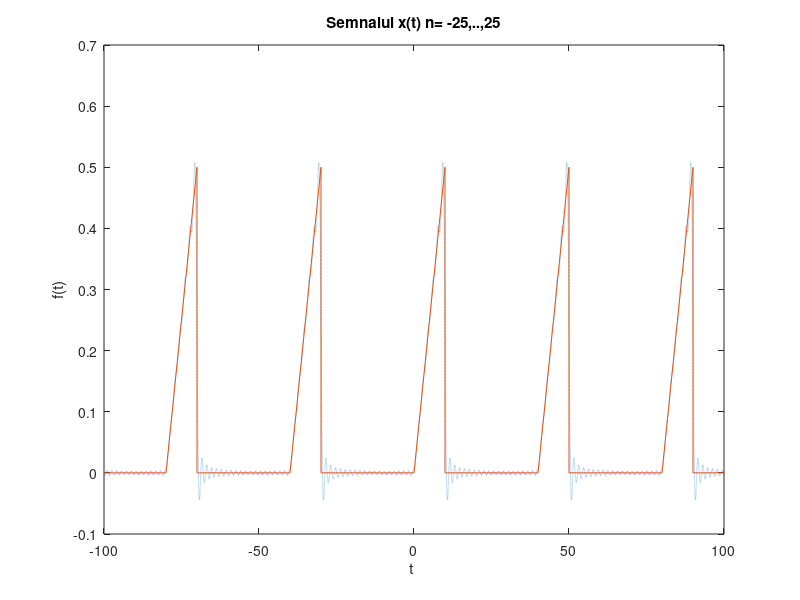
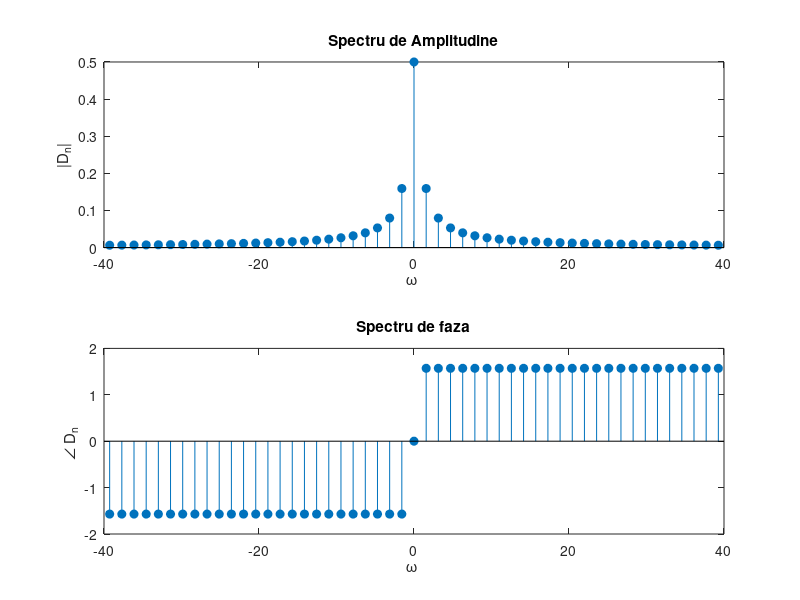

MATLAB code for these plots, in order:
P = 40; wo = 2*pi/P;			

x0 = 1/16				

t = -100:0.001:100;				

N = 25;			% Avem 50 de coeficienti (de la -25 pana la 25)
   
   x = x0*ones(size(t));		%
   
   for k = -N:-1,			% termeni negativi
      Xk =2*(exp(-j*k*wo*10)*(-10*j*k*wo+exp(10*j*wo*k)-1))/(j*j*k*k*wo*wo*P*P);       
                            % am calculat integrala pentru o functie: 
                            % f={-2A*t/T, pt t intre 0 si 10
                            %     si 0 in rest              
      x = x + real(Xk*exp(j*k*wo*t));	%reconstruirea semnalului
   end;
   
   for k = 1:N,			% termeni pozitivi
      Xk =2*(exp(-j*k*wo*10)*(-10*j*k*wo+exp(10*j*wo*k)-1))/(j*j*k*k*wo*wo*P*P);               
      x = x + real(Xk*exp(j*k*wo*t));	
   end;

   plot(t,x,':');			
   hold on;
   plot([ -100 -80 -70 -70 -40 -30 -30 0 10 10 40 50 50 80 90 90 100 ],[ 0 0 0.5 0  0 0.5 0 0 0.5 0 0 0.5 0 0 0.5 0 0 ],'-'); %semnalul initial
   hold off;
   hold off;
   xlabel('t ');
   ylabel('f(t)');
   titlevec = ['Semnalul x(t) n= ' num2str(-N),',..,',num2str(N)];
   title(titlevec);
   

clear;					
figure(2); clf;			

P = 4; wo = 2*pi/P;			

D0 = 0.5;				

i = 1;					% vector pentru a memora Dn si w

for k = -25:-1,				
   Xk(i) = j/(2*pi*k)                  
   w(i) = k*wo;				
	i = i + 1;			
end;

Xk(i) = D0
w(i) = 0;	

i = i + 1;				

for k = 1:25			
   Xk(i) = j/(2*pi*k)                 
   w(i) = k*wo;				
   i = i + 1;				
end;
   
subplot(2,1,1);				% spectru semnalului
stem(w,abs(Xk),'filled');
xlabel('\omega ');
ylabel('|D_n|');
title('Spectru de Amplitudine');

subplot(2,1,2);				% spectru de faza
stem(w,angle(Xk),'filled');
xlabel('\omega ');
ylabel('\angle D_n ');
title('Spectru de faza');